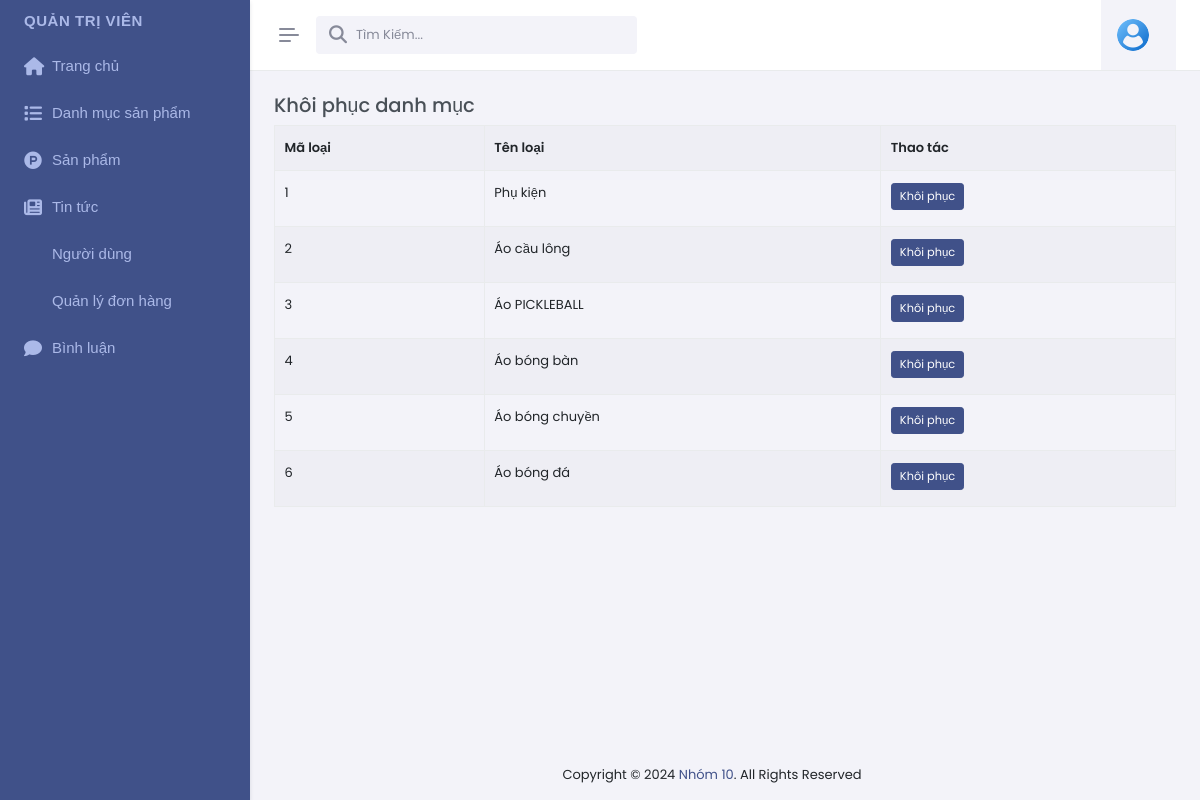
/admin/index.php?act=khoiphuc (signed in), run on an earlier commit of the app's database.
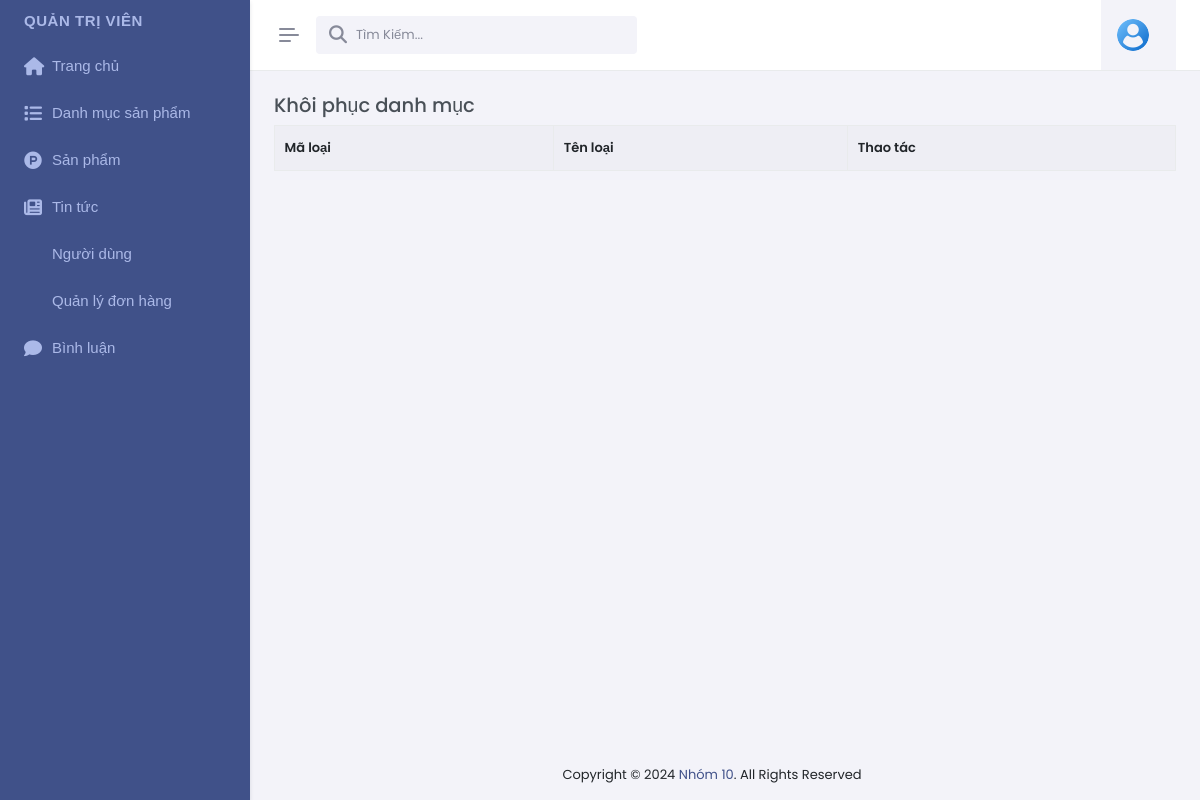
And on a later commit of the database.
### tables this page shows
CREATE TABLE `danhmuc` (
  `id` int NOT NULL,
  `tendanhmuc` varchar(999) NOT NULL,
  `role` tinyint NOT NULL DEFAULT '0'
);

### model/pdo.php (called while the page is built, shortened)
<?php
function pdo_get_connection(){
    $dburl = "mysql:host=localhost;dbname=duan1;charset=utf8";
    $username = 'root';
    $password = '';
    $conn = new PDO($dburl, $username, $password);
    $conn->setAttribute(PDO::ATTR_ERRMODE, PDO::ERRMODE_EXCEPTION);
    return $conn;
}
function pdo_query($sql){
    $sql_args = array_slice(func_get_args(), 1);
    try{
        $conn = pdo_get_connection();
        $stmt = $conn->prepare($sql);
        $stmt->execute($sql_args);
        $rows = $stmt->fetchAll();
        return $rows;
    }
    catch(PDOException $e){
        throw $e;
    }
    finally{
        unset($conn);
    }
}

### model/danhmuc.php (called while the page is built, shortened)
<?php
 function loadall_danhmuc_delete(){
    $sql="SELECT * FROM `danhmuc` WHERE `role` = 1 order by id desc ";
    $listdanhmuc= pdo_query($sql);
    return $listdanhmuc;
 }
?>

### admin/danhmuc/khoiphuc.php (the view)
<div class="main-content">
  <div class="page-content">
    <div class="container-fluid">
      <div class="row mb-3 pb-1">
        <div class="col-md-12">
          <div class="fromtitle">
            <h4>Khôi phục danh mục</h4>
          </div>
          <div class="fromcontent">
            <div class="table-responsive dt-responsive">
              <div class="dataTables_wrapper dt-bootstrap5">
                <table id="dom-jqry" class="table table-striped table-bordered nowrap dataTable">
                  <tr>
                    <th>Mã loại</th>
                    <th>Tên loại</th>
                    <th>Thao tác</th>
                  </tr>
                  <?php
                  $i = 1;
                  foreach (loadall_danhmuc_delete() as $danhmuc) {
                    extract($danhmuc);
                    $khoiphuc = "index.php?act=khoiphuc&id=" . $id;
                    echo '<tr>
                    <td>' . $i++ . '</td>
                    <td>' . $tendanhmuc . '</td>
                   <td>
                   <a href="'.$khoiphuc.'" class="btn btn-sm btn-primary mb-1">Khôi phục</a>
                   </td>
                </tr>';
                  }
                  ?>
                </table>
              </div>
            </div>
          </div>
        </div>
      </div>
    </div>

What changed in the data, as far as the page shows it:
removed danhmuc: tendanhmuc "Phụ kiện"
removed danhmuc: tendanhmuc "Áo cầu lông"
removed danhmuc: tendanhmuc "Áo PICKLEBALL"
removed danhmuc: tendanhmuc "Áo bóng bàn"
removed danhmuc: tendanhmuc "Áo bóng chuyền"
removed danhmuc: tendanhmuc "Áo bóng đá"
